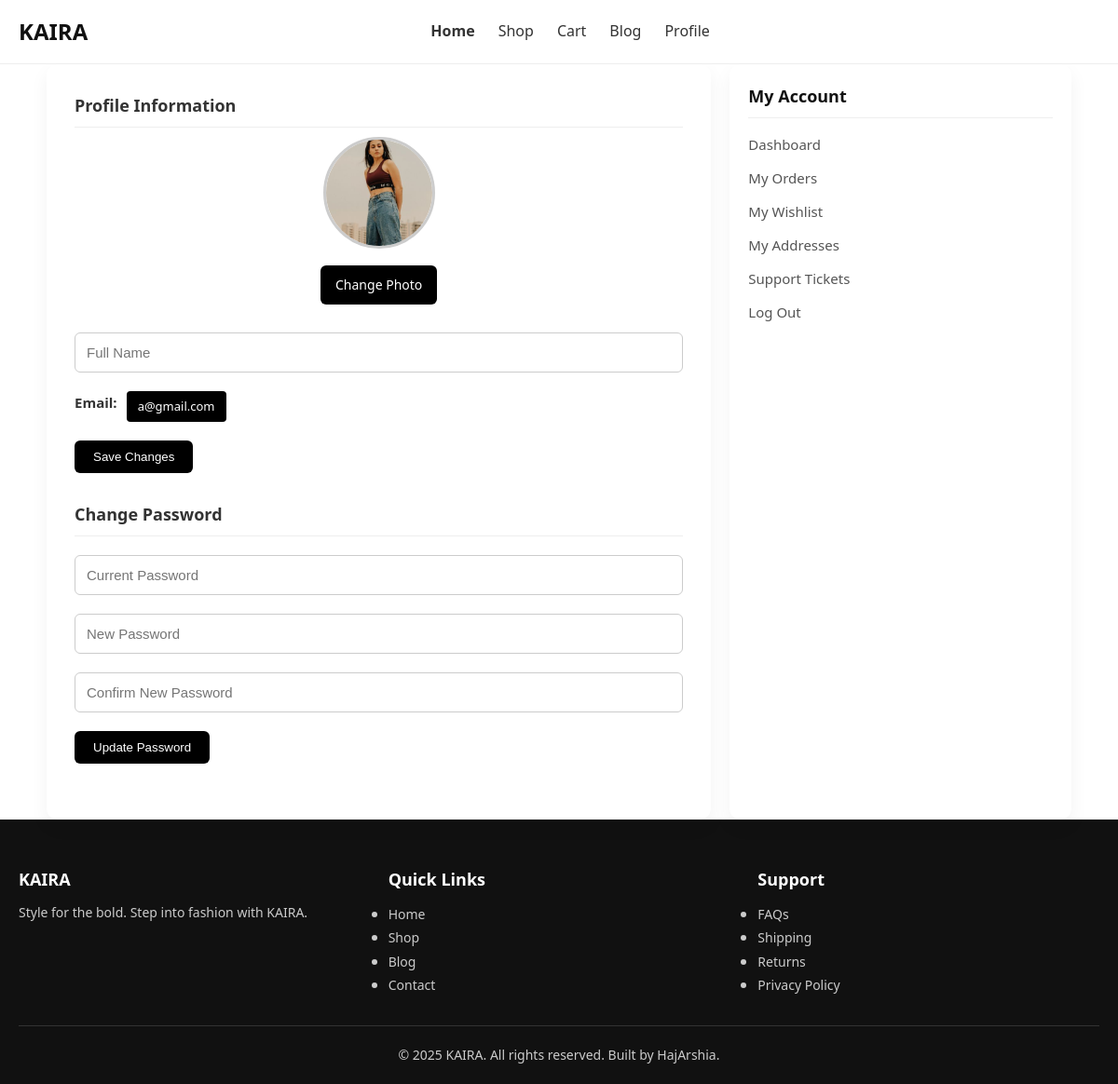
The app's page /changeprofile/ (signed in) with its own data.
### accounts/models.py (models this page shows, shortened)
class Profile(models.Model):
    user = models.OneToOneField(User,on_delete=models.CASCADE)
    email = models.EmailField(unique=True)
    username = models.CharField(unique=True)
    bio = models.TextField(max_length=200,blank=True,null=True)
    icon = models.ImageField(default='profiles/def.png',upload_to='profiles/',blank=True,null=True)

### accounts/views.py (the view, shortened to what this page needs)
# urls.py: path('changeprofile/',views.ProfileUpdateView.as_view(),name='changeprofile'),
class ProfileUpdateView(LoginRequiredMixin,UpdateView):
    template_name = 'accounts/profile.html'
    model = Profile
    context_object_name = 'profile'
    fields = ['username','icon']
    def get_object(self, queryset = None):
        return Profile.objects.get(user=self.request.user)

### accounts/templates/accounts/profile.html (shortened to what this page needs)
{% extends 'base.html' %}
{% load static %}
{% block css %}
  <link rel="stylesheet" href="{% static 'accounts/styles/profile.css' %}">
{% endblock %}
{% block body %}
  <div class="account-container">
    <div class="account-form">
      <div class="profile__section">
        <h3>Profile Information</h3>
       <div class="avatar-container">
  <div class="avatar-row">
    <img id="user-avatar" src="{{ profile.icon.url }}" alt="Avatar">
    <div>
      <form class="change-email" action="{% url 'accounts:changeprofile' %}" enctype="multipart/form-data" method="post" >
      <label class="custom-file-label" for="upload-avatar">Change Photo</label>
    </div>
  </div>
</div>
        <input type="text" id="edit-name" name="username" placeholder="Full Name" value="{{ profile.username }}" class="profile__input">
        <div class="email-display">
          <label>Email:</label>
           <a href="{% url 'accounts:changeemail' %}" class="change-email-btn">{{ profile.email }}</a>
        </div>
        <button class="profile__save-btn" type="submit" onclick="saveProfile()">Save Changes</button>
      </div>
      <div class="profile__section">
        <h3>Change Password</h3>
        <form action="{% url 'accounts:changepass' %}" method="post">
        <input type="password" name="old_password" placeholder="Current Password" class="profile__input">
        <input type="password" name="new_password1" placeholder="New Password" class="profile__input">
        <input type="password" name="new_password2" placeholder="Confirm New Password" class="profile__input">
        <button type="submit" class="profile__edit-btn">Update Password</button>
        </form>
      </div>
    </div>
    <div class="account-sidebar">
      <h3>My Account</h3>
      <ul>
        <li><a href="#">Dashboard</a></li>
        <li><a href="cart.html">My Orders</a></li>
        <li><a href="{% url 'accounts:wishlist' user.id %}">My Wishlist</a></li>
        <li><a href="{% url 'accounts:adress' %}">My Addresses</a></li>
        <li><a href="#">Support Tickets</a></li>
        <li>  <a href="{% url 'accounts:logout' %}">Log Out</a> </li>
      </ul>
    </div>
  </div>
{% endblock %}

### accounts/static/accounts/styles/profile.css (style rules this page uses)
* { margin: 0; padding: 0; box-sizing: border-box; }
body { font-family: "Segoe UI", sans-serif; background-color: #fff; color: #333; line-height: 1.6; }
.account-container { max-width: 1100px; margin: 0 auto; display: flex; flex-wrap: wrap; gap: 20px; }
.account-form { flex: 2; min-width: 300px; background: #fff; border-radius: 12px; padding: 30px; box-shadow: 0 8px 20px rgba(0, 0, 0, 0.05); }
.account-sidebar { flex: 1; min-width: 250px; background: #fff; border-radius: 12px; padding: 20px; box-shadow: 0 8px 20px rgba(0, 0, 0, 0.05); }
.account-sidebar h3 { margin-bottom: 16px; font-size: 18px; color: #111; border-bottom: 1px solid #eee; padding-bottom: 8px; }
.account-sidebar ul { list-style: none; padding: 0; }
.account-sidebar li { margin-bottom: 12px; font-size: 15px; }
.account-sidebar li a { text-decoration: none; color: #555; transition: all 0.2s; }
.profile__input { width: 100%; padding: 12px; margin: 10px 0; border-radius: 6px; border: 1px solid #ccc; font-size: 15px; }
.profile__section { margin-bottom: 30px; }
.profile__section h3 { margin-bottom: 10px; font-size: 18px; border-bottom: 1px solid #eee; padding-bottom: 8px; }
.profile__edit-btn, .profile__save-btn { background-color: #000; color: #fff; padding: 10px 20px; border: none; border-radius: 6px; cursor: pointer; margin-top: 10px; transition: 0.2s ease; }
.avatar-container { text-align: center; margin-bottom: 20px; }
.avatar-container img { width: 120px; height: 120px; border-radius: 50%; object-fit: cover; margin-bottom: 10px; border: 3px solid #ccc; }
.custom-file-label { display: inline-block; padding: 10px 16px; font-size: 14px; background-color: #000; color: #fff; border-radius: 6px; cursor: pointer; transition: 0.2s; }
.email-display { display:flex; margin: 10px 0; font-size: 15px; }
.email-display label { font-weight: bold; display: block; margin-bottom: 4px; }
.change-email-btn { background-color: #000; color: #fff; padding: 6px 12px; border-radius: 4px; font-size: 13px; text-decoration: none; transition: 0.2s; }

### records on screen
Profile: icon (picture), email "a@gmail.com"
